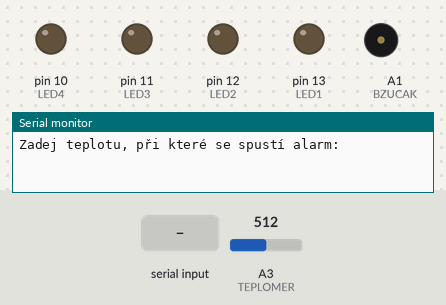
Bench run of a sketch on a simulated Arduino Uno, built with avr-gcc and run on an emulated ATmega328P. Parts: output pins drawn as LEDs (lit = HIGH), buzzer (waves = sounding), the last lines printed to the serial monitor. Dashed ring = blinking. The inputs (shaded band) are chosen by the test bench; at power-on: A3 (TEPLOMER) = 512.

Above: at 0.8 s.
0.9 s: "90,45\n" received over Serial
At 1.06 s:
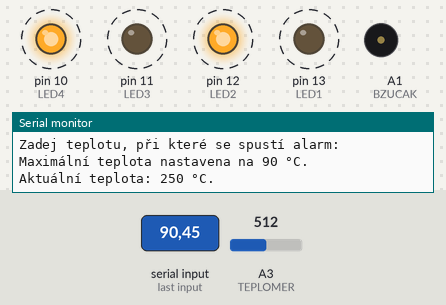
3.9 s: A3 (TEPLOMER) set to 192
6.9 s: A3 (TEPLOMER) set to 169
At 6.96 s:
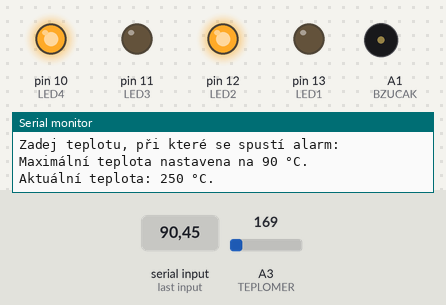
8.6 s: A3 (TEPLOMER) set to 306
At 8.77 s:
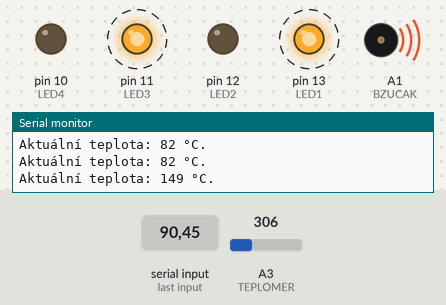
11.6 s: A3 (TEPLOMER) set to 122
At 13.1 s:
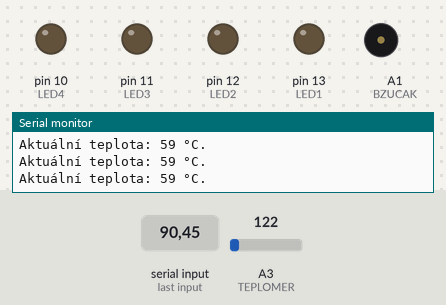
Timing chart, 0 to 14.4 s (numbered marks = the images above; inputs shaded):
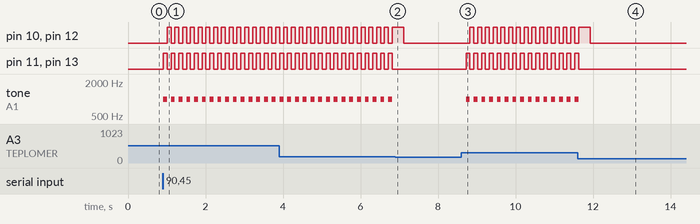

The sketch:

01_Teplotni_alarm.ino
```cpp
#define LED1 13
#define LED2 12
#define LED3 11
#define LED4 10
#define BZUCAK A1
#define TEPLOMER A3

int teplotaMax;

void alarm()
{
  digitalWrite(LED1, HIGH);
  digitalWrite(LED3, HIGH);
  digitalWrite(LED2, LOW);
  digitalWrite(LED4, LOW);
  tone(BZUCAK, 1000, 100);
  delay(100);
  digitalWrite(LED2, HIGH);
  digitalWrite(LED4, HIGH);
  digitalWrite(LED1, LOW);
  digitalWrite(LED3, LOW);
  delay(100);
}

void alarmReset()
{
  digitalWrite(LED1, LOW);
  digitalWrite(LED2, LOW);
  digitalWrite(LED3, LOW);
  digitalWrite(LED4, LOW);
  noTone(BZUCAK);
}

int teplota()
{
  return map(analogRead(TEPLOMER), 0, 1023, 0, 500);
}

void setup()
{
  pinMode(LED1, OUTPUT);
  pinMode(LED2, OUTPUT);
  pinMode(LED3, OUTPUT);
  pinMode(LED4, OUTPUT);
  pinMode(BZUCAK, OUTPUT);
  pinMode(TEPLOMER, INPUT);

  Serial.begin(9600);
  while (!Serial);

  Serial.println("Zadej teplotu, při které se spustí alarm:");
  while (!Serial.available())
  {
    teplotaMax = Serial.parseInt();
  }
  Serial.print("Maximální teplota nastavena na ");
  Serial.print(teplotaMax);
  Serial.println(" °C.");
}

void loop()
{
  Serial.print("Aktuální teplota: ");
  Serial.print(teplota());
  Serial.println(" °C.");

  while (teplota() >= teplotaMax)
  {
    alarm();
  }

  delay(200);
  alarmReset();
}
```

Measured:
- the behaviour switches between 185 and 184 on A3 (TEPLOMER) (found by bisection; images 1 and 2)
- after the input at 0.9 s, pin 10 (LED4), pin 12 (LED2): alternates HIGH for 0.10 s and LOW for 0.10 s, starting after 0.11 s; pin 11 (LED3), pin 13 (LED1): alternates HIGH for 0.10 s and LOW for 0.10 s, starting at once; tone on A1 (BZUCAK): alternates 1000 Hz for 0.10 s and silent for 0.10 s, starting at once
- after the input at 6.9 s, pin 11 (LED3), pin 13 (LED1): stops changing and stays LOW; tone on A1 (BZUCAK): stops changing and stays silent
- after the input at 8.6 s, pin 10 (LED4), pin 12 (LED2): alternates HIGH for 0.10 s and LOW for 0.10 s, starting after 0.22 s; pin 11 (LED3), pin 13 (LED1): alternates HIGH for 0.10 s and LOW for 0.10 s, starting after 0.12 s; tone on A1 (BZUCAK): alternates 1000 Hz for 0.10 s and silent for 0.10 s, starting after 0.12 s
- after the input at 11.6 s, pin 11 (LED3), pin 13 (LED1): goes on until 11.6 s, then stays LOW; tone on A1 (BZUCAK): goes on until 11.6 s, then stays silent
